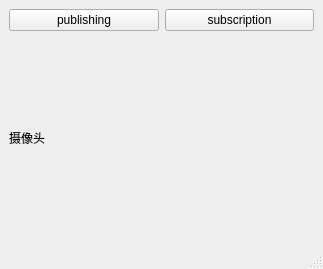
<?xml version="1.0" encoding="UTF-8"?>
<ui version="4.0">
 <class>MainWindow</class>
 <widget class="QMainWindow" name="MainWindow">
  <property name="geometry">
   <rect>
    <x>0</x>
    <y>0</y>
    <width>323</width>
    <height>269</height>
   </rect>
  </property>
  <property name="windowTitle">
   <string>MainWindow</string>
  </property>
  <widget class="QWidget" name="centralwidget">
   <layout class="QVBoxLayout" name="verticalLayout">
    <item>
     <layout class="QHBoxLayout" name="horizontalLayout">
      <item>
       <widget class="QPushButton" name="pushButton">
        <property name="text">
         <string>publishing</string>
        </property>
       </widget>
      </item>
      <item>
       <widget class="QPushButton" name="pushButton_2">
        <property name="text">
         <string>subscription</string>
        </property>
       </widget>
      </item>
     </layout>
    </item>
    <item>
     <widget class="QLabel" name="label">
      <property name="sizePolicy">
       <sizepolicy hsizetype="Preferred" vsizetype="Expanding">
        <horstretch>0</horstretch>
        <verstretch>0</verstretch>
       </sizepolicy>
      </property>
      <property name="text">
       <string>摄像头</string>
      </property>
     </widget>
    </item>
   </layout>
  </widget>
  <widget class="QMenuBar" name="menubar">
   <property name="geometry">
    <rect>
     <x>0</x>
     <y>0</y>
     <width>323</width>
     <height>21</height>
    </rect>
   </property>
  </widget>
  <widget class="QStatusBar" name="statusbar"/>
 </widget>
 <resources/>
 <connections/>
</ui>
